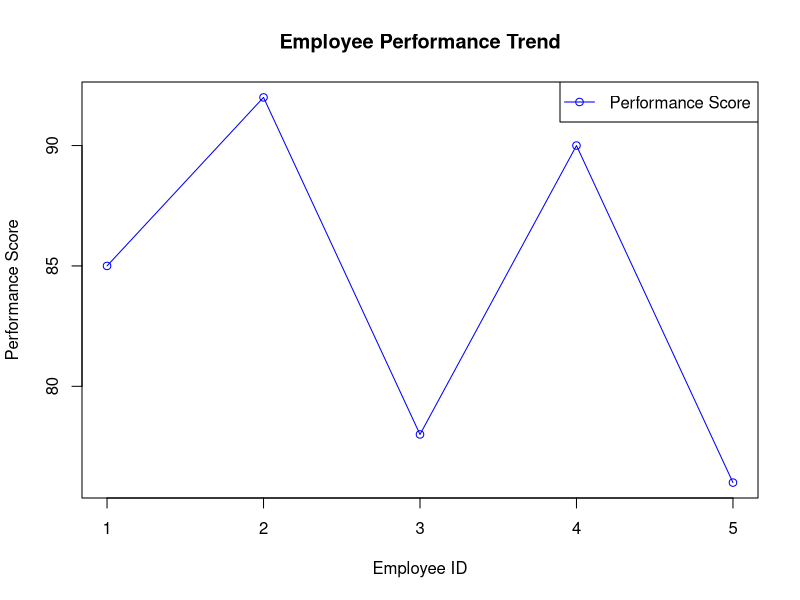

Recreate this plot in R.
employee <- c(1,2,3,4,5)
score <- c(85,92,78,90,76)

plot(employee, score,
     type="o",
     col="blue",
     xlab="Employee ID",
     ylab="Performance Score",
     main="Employee Performance Trend")

legend("topright",
       legend="Performance Score",
       col="blue",
       lty=1,
       pch=1)
